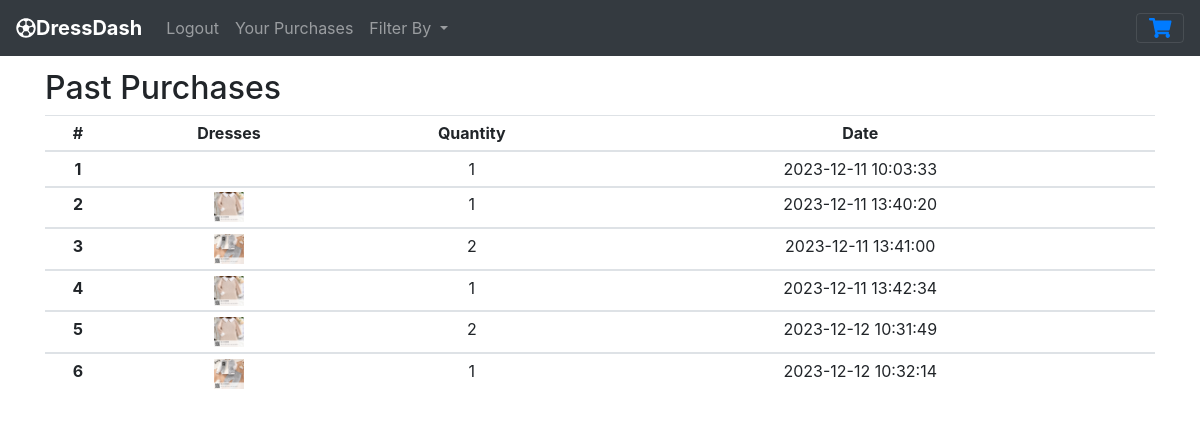
Before: /purchase_history/ (signed in) with the older database file.
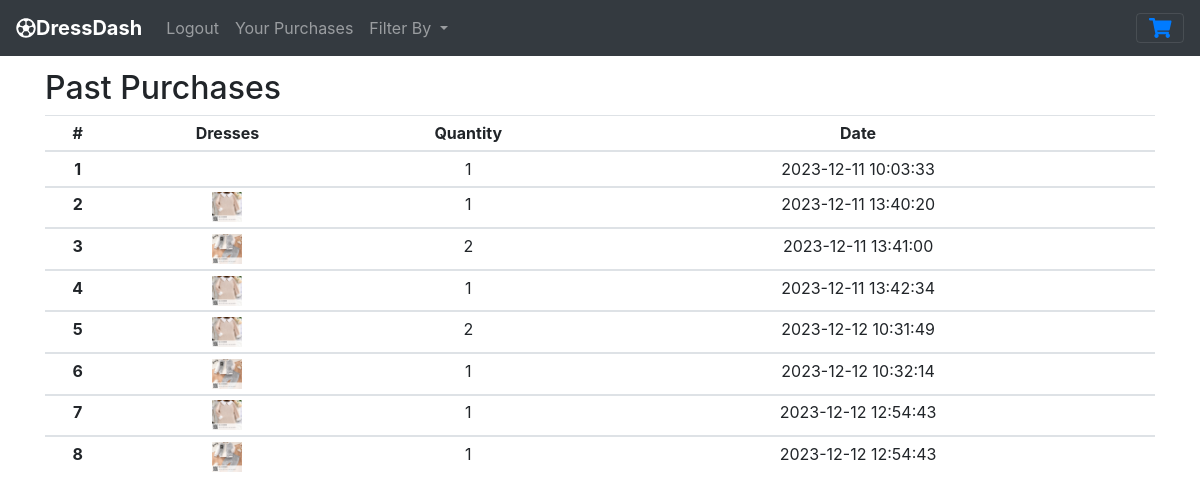
After: the same page with the newer database file.
### tables this page shows
CREATE TABLE "purchases" (
	"id"	INTEGER NOT NULL,
	"uid"	INTEGER NOT NULL,
	"image"	TEXT,
	"quantity"	INTEGER,
	"date"	DATE
);

### app.py (the view)
@app.route("/purchase_history/")
def history():
    shoppingCart = []
    shopLen = len(shoppingCart)
    totItems=0
    total=0
    display=0
    myDresses = db.execute("SELECT * FROM purchases where uid=:uid",uid=session['uid'])
    print(session['uid'],myDresses)
    myDressesLen = len(myDresses)
    print(myDresses)
    return render_template("purchase_history.html", shoppingCart=shoppingCart, shopLen=shopLen, total=total, totItems=totItems, display=display, session=session, myDresses=myDresses, myDressesLen=myDressesLen)

### templates/purchase_history.html (shortened to what this page needs)
{% extends "base_template.html" %}
{% block body %}
<div class="row" style="height:80vh;">
    <div class="col-sm">
        <h2> Past Purchases </h2>
        <table class="table table-sm">
            <thead>
              <tr>
                <th scope="col">#</th>
                <th scope="col">Dresses</th>
                <th scope="col">Quantity</th>
                <th scope="col">Date</th>
                <th scope="col"></th>
              </tr>
            </thead>
            <tbody>
                {% for i in range(myDressesLen) %}
              <tr>
                <th scope="row">{{ i + 1 }}</th>
                <td><img src="{{ url_for('static', filename='Images/' + myDresses[i]['image']) }}" width="30px" alt="{{ myDresses[i]['team'] }}" /></td>
                <td>{{ myDresses[i]["quantity"] }}</td>
                <td>{{ myDresses[i]["date"] }}</td>
              </tr>
            </tbody>
            {% endfor %}
          </table>
        </div>
        </div>
{% endblock %}

### templates/base_template.html (shortened to what this page needs)
<!DOCTYPE html>
<html lang="en">
<head>
    <link rel="stylesheet" href="https://maxcdn.bootstrapcdn.com/bootstrap/4.0.0/css/bootstrap.min.css">
    <link rel="stylesheet" href="{{ url_for('static',filename='CSS/styles.css') }}" type="text/css" />
</head>
<body>
    <header>
        <nav class="navbar fixed-top navbar-dark bg-dark navbar-expand-sm box-shadow">
            <a href="/" class="navbar-brand d-flex align-items-center">
                <strong><i class="far fa-futbol"></i>DressDash</strong>
            </a>
            {% if session %}
            <ul class="navbar-nav mr-auto">
                <li class="nav-item"><a href="/logout/" class="nav-link">Logout</a></li>
                <li class="nav-item"><a href="/purchase_history/" class="nav-link">Your Purchases</a></li>
                {% else %}
                <ul class="navbar-nav mr-auto">
                    <li class="nav-item"><a href="/signup/" class="nav-link">Sign Up</a></li>
                    <li class="nav-item"><a href="/login/" class="nav-link">Sign In</a></li>
                    {% endif %}
                    <li class="nav-item dropdown">
                        <a class="nav-link dropdown-toggle" href="#" id="navbardrop" data-toggle="dropdown">
                            Filter By
                        </a>
                    </li>
                </ul>
                <div>
                    <button class="navbar-toggler" style="display:inline" type="button" data-toggle="modal" data-target="#modalCenter">
                        <span class="glyphicon glyphicon-shopping-cart" data-toggle="modal" data-target="">
                            <a href="/cart/"><i class="fas fa-shopping-cart"></i></a>
                        </span>
                    </button>
                </div>
        </nav>
    </header>
    <br />
    <main>
        <div class="container">
            {% block body %}{% endblock %}
            </div>
</body>
</html>

### Static/CSS/styles.css (style rules this page uses)
header { margin-bottom: 45px; }
tr { text-align: center; }
html, body { height: 100%; margin: 0; display: flex; flex-direction: column; }

Changed rows visible on the page:
added purchases: image (picture), quantity "1", date "2023-12-12 12:54:43"
added purchases: image (picture), quantity "1", date "2023-12-12 12:54:43"
Other visible differences:
new list line: "7"
new list line: "8"
